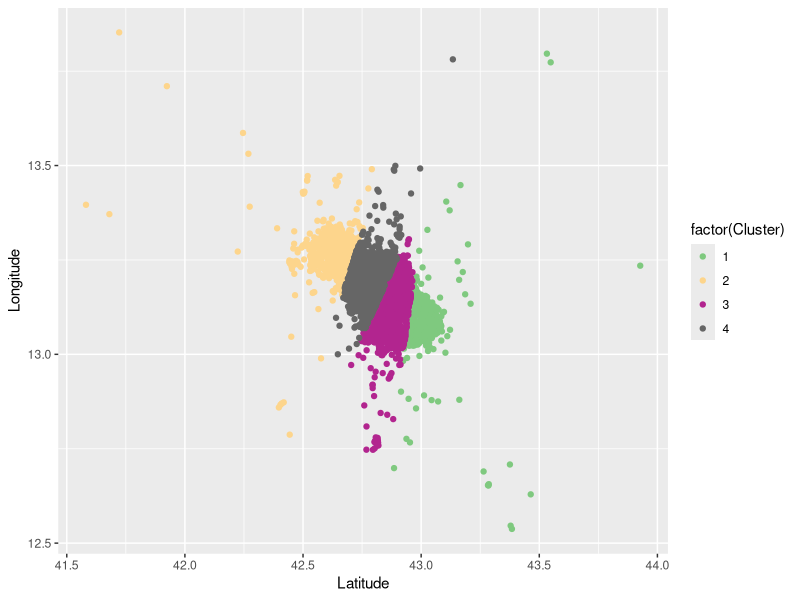
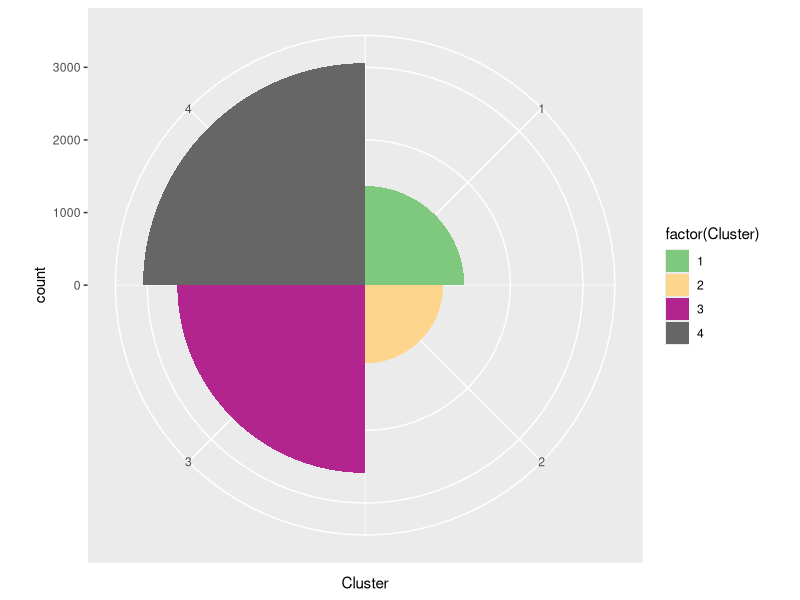

Here is the R script that generated these plots, in order:
library(ggplot2)
library(RColorBrewer)
cols <- colorRampPalette(brewer.pal(8, "Accent"))
dat <- read.table("processed_data.txt")
names(dat) = c("Latitude","Longitude","Cluster")
maxC <- max(dat[3],na.rm =TRUE)
png("KMeansVisual1.png",units="in",width=9,height=5,res = 300)
ggplot(dat)+geom_point(mapping = aes(x=Latitude,y=Longitude,color=factor(Cluster))) + scale_color_manual(values = cols(maxC))
dev.off()
png("KMeansVisual2.png",units="in",width=9,height=5,res = 300)
ggplot(dat)+geom_bar(mapping = aes(x=Cluster,fill=factor(Cluster)),width = 1) + coord_polar() + scale_fill_manual(values = cols(maxC))
dev.off()
